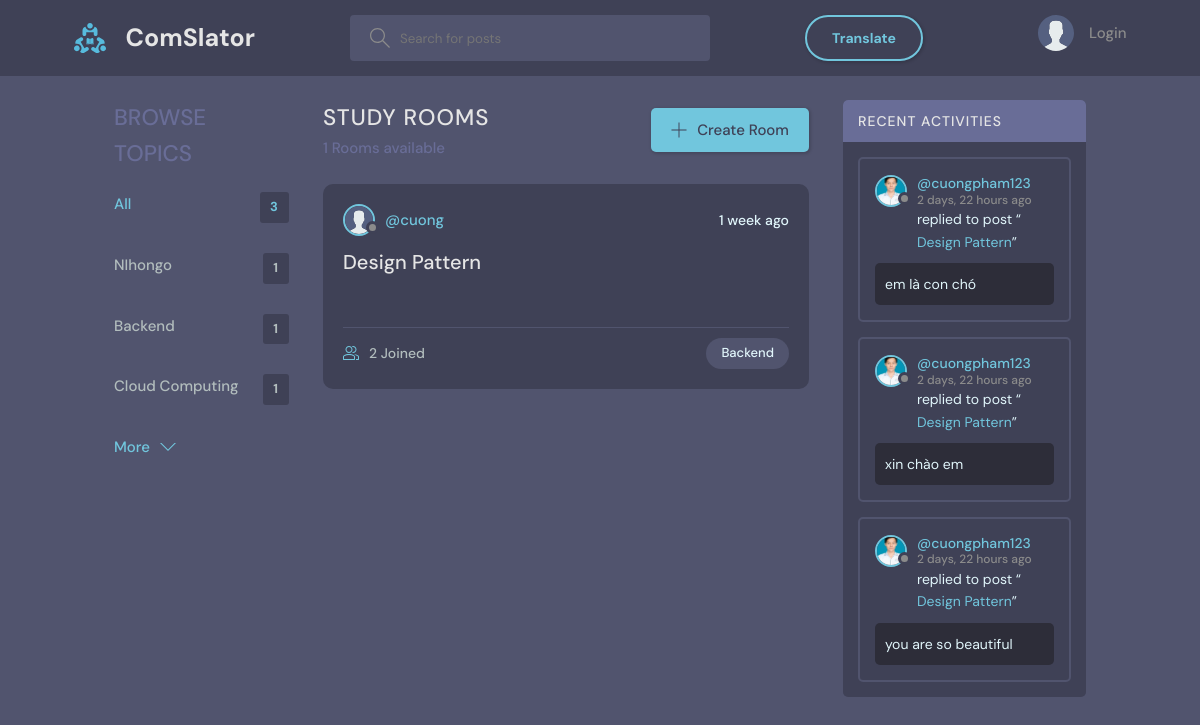
Page /?q=Backend on the earlier database version.
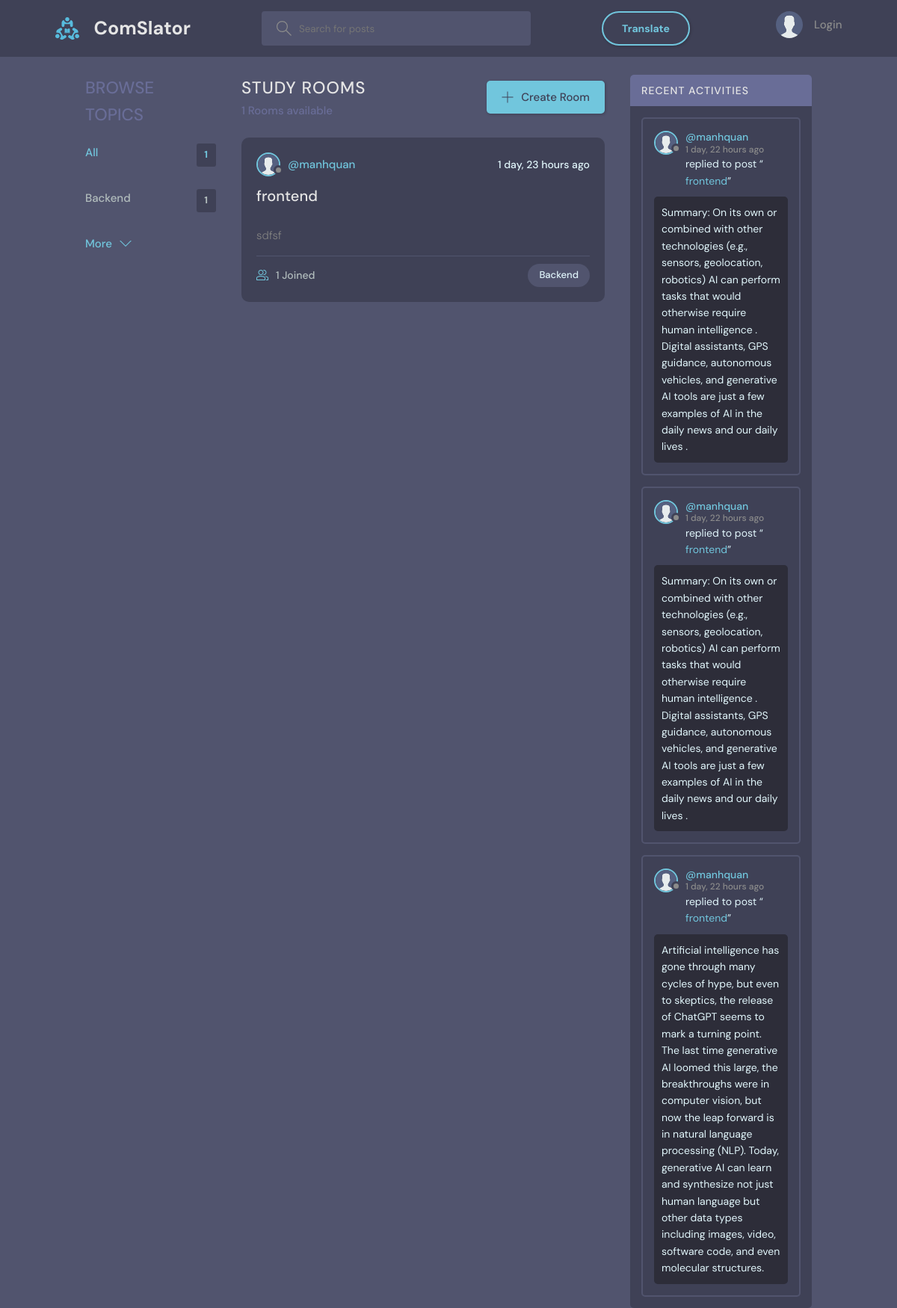
Same page on the later database version.
### base/models.py (models this page shows, shortened)
class Topic(models.Model):
    name = models.CharField(max_length=200)

class Room(models.Model):
    host = models.ForeignKey(User, on_delete=models.SET_NULL, null=True)
    topic = models.ForeignKey(Topic, on_delete=models.SET_NULL, null=True)
    name = models.CharField(max_length=200)
    description = models.TextField(null=True, blank=True)
    participants = models.ManyToManyField(User, related_name='participants', blank=True)
    call_room_id = models.CharField(max_length=100, unique=True, null=True, blank=True)
    updated = models.DateTimeField(auto_now=True)
    created = models.DateTimeField(auto_now_add=True)
    class Meta:
        ordering = ['-updated', '-created']
    def __str__(self):
        return self.name

class User(AbstractBaseUser):
    STATUS = [
        ('online', 'online'),
        ('offline', 'offline'),
    ]
    name = models.CharField(max_length=200, null=True)
    username   = models.CharField(max_length=200, null=True)
    email      = models.EmailField(unique=True, null=True)
    password   = models.CharField(max_length=100)
    birth_date = models.DateField(null=True)
    status     = models.CharField(choices=STATUS, max_length=50, default='offline')
    is_superuser = models.BooleanField(default=False)
    bio = models.TextField(null=True)
    avatar = models.ImageField(null=True, default="avatar.svg")
    timezone = models.CharField(max_length=50, default='UTC')
    USERNAME_FIELD = 'email'
    REQUIRED_FIELDS = ['username', 'password']
    objects = UserManager()

class Message(models.Model):
    user = models.ForeignKey(User, on_delete=models.CASCADE)
    room = models.ForeignKey(Room, on_delete=models.CASCADE)
    body = models.TextField()
    image = models.ImageField(upload_to="", null=True, blank=True)
    translated_body = models.TextField(null=True, blank=True)
    updated = models.DateTimeField(auto_now=True)
    created = models.DateTimeField(auto_now_add=True)
    class Meta:
        ordering = ['-updated', '-created']

### base/views.py (the view)
# urls.py: path('', views.home, name="home"),
def home(request):
    q = request.GET.get('q') if request.GET.get('q') != None else ''
    rooms = Room.objects.filter(
        Q(topic__name__icontains=q) |
        Q(name__icontains=q) |
        Q(description__icontains=q)
    )
    topics = Topic.objects.all()[0:5]
    room_count = rooms.count()
    room_messages = Message.objects.filter(
        Q(room__topic__name__icontains=q))[0:3]
    context = {'rooms': rooms, 'topics': topics,
               'room_count': room_count, 'room_messages': room_messages}
    return render(request, 'base/home.html', context)

### base/templates/base/home.html (shortened to what this page needs)
{% extends 'main.html' %}
{% block content %}
<main class="layout layout--3">
  <div class="container">
    {% include 'base/topics_component.html' %}
    <div class="roomList">
      <div class="roomList__header">
        <div>
          <h2>Study Rooms</h2>
          <p>{{room_count}} Rooms available</p>
        </div>
        <a class="btn btn--main" href="{% url 'create-room' %}">
          <svg version="1.1" xmlns="http://www.w3.org/2000/svg" width="32" height="32" viewBox="0 0 32 32">
            <title>add</title>
            <path
              d="M16.943 0.943h-1.885v14.115h-14.115v1.885h14.115v14.115h1.885v-14.115h14.115v-1.885h-14.115v-14.115z">
            </path>
          </svg>
          Create Room
        </a>
      </div>
      {% include 'base/feed_component.html' %}
    </div>
    {% include 'base/activity_component.html' %}
  </div>
</main>
{% endblock %}

### base/templates/base/topics_component.html
<div class="topics">
    <div class="topics__header">
        <h2>Browse Topics</h2>
    </div>
    <ul class="topics__list">
        <li>
            <a href="{% url 'home' %}" class="active">All <span>{{topics.count}}</span></a>
        </li>
        {% for topic in topics %}
        <li>
            <a href="{% url 'home' %}?q={{topic.name}}">{{topic.name}}<span>{{topic.room_set.all.count}}</span></a>
        </li>
        {% endfor %}
    </ul>
    <a class="btn btn--link" href="{% url 'topics' %}">
        More
        <svg version="1.1" xmlns="http://www.w3.org/2000/svg" width="32" height="32" viewBox="0 0 32 32">
            <title>chevron-down</title>
            <path d="M16 21l-13-13h-3l16 16 16-16h-3l-13 13z"></path>
        </svg>
    </a>
</div>

### base/templates/base/feed_component.html (shortened to what this page needs)
{% for room in rooms %}
<div class="roomListRoom">
  <div class="roomListRoom__header">
    <a
      href="{% url 'user-profile' room.host.id %}"
      class="roomListRoom__author"
    >
      <div class="avatar avatar--small">
        <img src="{{room.host.avatar.url}}" />
      </div>
      <span>@{{room.host.username}}</span>
    </a>
    <div class="roomListRoom__actions">
      <span>{{room.created|timesince}} ago</span>
    </div>
  </div>
  <div class="roomListRoom__content">
    <a href="{% url 'room' room.id %}">{{room.name}}</a>
  </div>
  <div class="roomListRoom__description">
    <a>{{room.description}}</a>
  </div>
  <div class="roomListRoom__meta">
    <a href="{% url 'room' room.id %}" class="roomListRoom__joined">
      {{room.participants.all.count}} Joined
    </a>
    <p class="roomListRoom__topic">{{room.topic.name}}</p>
  </div>
</div>
{% endfor %}

### base/templates/base/activity_component.html (shortened to what this page needs)
<div class="activities">
    <div class="activities__header">
        <h2>Recent Activities</h2>
    </div>
    {% for message in room_messages %}
    <div class="activities__box">
        <div class="activities__boxHeader roomListRoom__header">
            <a href="{% url 'user-profile' message.user.id %}" class="roomListRoom__author">
                <div class="avatar avatar--small">
                    <img src="{{message.user.avatar.url}}" />
                </div>
                <p>
                    @{{message.user.username}}
                    <span>{{message.created|timesince}} ago</span>
                </p>
            </a>
        </div>
        <div class="activities__boxContent">
            <p>replied to post “<a href="{% url 'room' message.room.id %}">{{message.room}}</a>”</p>
            <div class="activities__boxRoomContent">{{message.body}}</div>
        </div>
    </div>
    {% endfor %}
</div>

Differences in the rows shown:
removed Topic: name "NIhongo", room_set.all.count "1"
removed Topic: name "Cloud Computing", room_set.all.count "1"
removed Room: host.avatar (placeholder picture), host.username "cuong", created "1 week", name "Design Pattern", participants.all.count "2", topic.name "Backend"
removed Message: user.avatar (picture), user.username "cuongpham123", created "2 days, 22 hours", room "Design Pattern", body "em là con chó"
removed Message: user.avatar (picture), user.username "cuongpham123", created "2 days, 22 hours", room "Design Pattern", body "xin chào em"
removed Message: user.avatar (picture), user.username "cuongpham123", created "2 days, 22 hours", room "Design Pattern", body "you are so beautiful"
added Room: host.avatar (placeholder picture), host.username "manhquan", created "1 day, 23 hours", name "frontend", description "sdfsf", participants.all.count "1", topic.name "Backend"
added Message: user.avatar (placeholder picture), user.username "manhquan", created "1 day, 22 hours", room "frontend", body "Summary: On its own or combined with other technologies (e.g., sensors, geolocation, robotics) AI can perform tasks that would otherwise require human intelligence . Digital assistants, GPS guidance, autonomous vehicles, and generative AI tools are just a few examples of AI in the daily news and our daily lives ."
added Message: user.avatar (placeholder picture), user.username "manhquan", created "1 day, 22 hours", room "frontend", body "Summary: On its own or combined with other technologies (e.g., sensors, geolocation, robotics) AI can perform tasks that would otherwise require human intelligence . Digital assistants, GPS guidance, autonomous vehicles, and generative AI tools are just a few examples of AI in the daily news and our daily lives ."
added Message: user.avatar (placeholder picture), user.username "manhquan", created "1 day, 22 hours", room "frontend", body "Artificial intelligence has gone through many cycles of hype, but even to skeptics, the release of ChatGPT seems to mark a turning point. The last time generative AI loomed this large, the breakthroughs were in computer vision, but now the leap forward is in natural language processing (NLP). Today, generative AI can learn and synthesize not just human language but other data types including images, video, software code, and even molecular structures."
Other differences:
{{ topics.count }}: "3" → "1"
